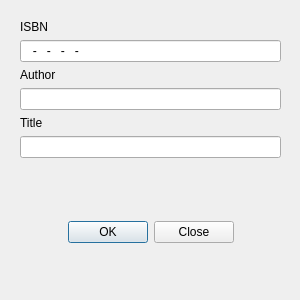
<?xml version="1.0" encoding="UTF-8"?>
<ui version="4.0">
 <class>addBookDialog</class>
 <widget class="QDialog" name="addBookDialog">
  <property name="geometry">
   <rect>
    <x>0</x>
    <y>0</y>
    <width>300</width>
    <height>300</height>
   </rect>
  </property>
  <property name="sizePolicy">
   <sizepolicy hsizetype="Fixed" vsizetype="Fixed">
    <horstretch>0</horstretch>
    <verstretch>0</verstretch>
   </sizepolicy>
  </property>
  <property name="windowTitle">
   <string>Add Book</string>
  </property>
  <widget class="QWidget" name="verticalLayoutWidget">
   <property name="geometry">
    <rect>
     <x>20</x>
     <y>20</y>
     <width>261</width>
     <height>271</height>
    </rect>
   </property>
   <layout class="QVBoxLayout" name="verticalLayout">
    <item>
     <widget class="QLabel" name="ISBN_label">
      <property name="text">
       <string>ISBN</string>
      </property>
     </widget>
    </item>
    <item>
     <widget class="QLineEdit" name="ISBN">
      <property name="inputMask">
       <string>999-999-999-999-9</string>
      </property>
      <property name="maxLength">
       <number>17</number>
      </property>
     </widget>
    </item>
    <item>
     <widget class="QLabel" name="author_label">
      <property name="text">
       <string>Author</string>
      </property>
     </widget>
    </item>
    <item>
     <widget class="QLineEdit" name="author"/>
    </item>
    <item>
     <widget class="QLabel" name="title_label">
      <property name="text">
       <string>Title</string>
      </property>
     </widget>
    </item>
    <item>
     <widget class="QLineEdit" name="title"/>
    </item>
    <item>
     <spacer name="horizontalSpacer">
      <property name="orientation">
       <enum>Qt::Horizontal</enum>
      </property>
      <property name="sizeHint" stdset="0">
       <size>
        <width>10</width>
        <height>10</height>
       </size>
      </property>
     </spacer>
    </item>
    <item>
     <widget class="QDialogButtonBox" name="buttonBox">
      <property name="sizePolicy">
       <sizepolicy hsizetype="Expanding" vsizetype="Expanding">
        <horstretch>0</horstretch>
        <verstretch>0</verstretch>
       </sizepolicy>
      </property>
      <property name="orientation">
       <enum>Qt::Horizontal</enum>
      </property>
      <property name="standardButtons">
       <set>QDialogButtonBox::Close|QDialogButtonBox::Ok</set>
      </property>
      <property name="centerButtons">
       <bool>true</bool>
      </property>
     </widget>
    </item>
   </layout>
  </widget>
 </widget>
 <resources/>
 <connections>
  <connection>
   <sender>buttonBox</sender>
   <signal>accepted()</signal>
   <receiver>addBookDialog</receiver>
   <slot>accept()</slot>
   <hints>
    <hint type="sourcelabel">
     <x>248</x>
     <y>254</y>
    </hint>
    <hint type="destinationlabel">
     <x>157</x>
     <y>274</y>
    </hint>
   </hints>
  </connection>
  <connection>
   <sender>buttonBox</sender>
   <signal>rejected()</signal>
   <receiver>addBookDialog</receiver>
   <slot>reject()</slot>
   <hints>
    <hint type="sourcelabel">
     <x>316</x>
     <y>260</y>
    </hint>
    <hint type="destinationlabel">
     <x>286</x>
     <y>274</y>
    </hint>
   </hints>
  </connection>
  <connection>
   <sender>ISBN</sender>
   <signal>editingFinished()</signal>
   <receiver>addBookDialog</receiver>
   <slot>update()</slot>
   <hints>
    <hint type="sourcelabel">
     <x>149</x>
     <y>46</y>
    </hint>
    <hint type="destinationlabel">
     <x>149</x>
     <y>114</y>
    </hint>
   </hints>
  </connection>
  <connection>
   <sender>author</sender>
   <signal>editingFinished()</signal>
   <receiver>addBookDialog</receiver>
   <slot>update()</slot>
   <hints>
    <hint type="sourcelabel">
     <x>149</x>
     <y>84</y>
    </hint>
    <hint type="destinationlabel">
     <x>149</x>
     <y>114</y>
    </hint>
   </hints>
  </connection>
  <connection>
   <sender>title</sender>
   <signal>editingFinished()</signal>
   <receiver>addBookDialog</receiver>
   <slot>update()</slot>
   <hints>
    <hint type="sourcelabel">
     <x>149</x>
     <y>122</y>
    </hint>
    <hint type="destinationlabel">
     <x>149</x>
     <y>114</y>
    </hint>
   </hints>
  </connection>
 </connections>
</ui>
